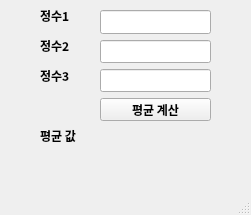
<?xml version="1.0" encoding="UTF-8"?>
<ui version="4.0">
 <class>MainWindow</class>
 <widget class="QMainWindow" name="MainWindow">
  <property name="geometry">
   <rect>
    <x>0</x>
    <y>0</y>
    <width>251</width>
    <height>215</height>
   </rect>
  </property>
  <property name="windowTitle">
   <string>MainWindow</string>
  </property>
  <widget class="QWidget" name="centralwidget">
   <widget class="QWidget" name="verticalLayoutWidget">
    <property name="geometry">
     <rect>
      <x>100</x>
      <y>10</y>
      <width>111</width>
      <height>111</height>
     </rect>
    </property>
    <property name="font">
     <font>
      <family>경기천년바탕 Bold</family>
      <weight>75</weight>
      <bold>true</bold>
     </font>
    </property>
    <layout class="QVBoxLayout" name="verticalLayout">
     <item>
      <widget class="QLineEdit" name="e_1">
       <property name="font">
        <font>
         <family>경기천년바탕 Bold</family>
         <weight>75</weight>
         <bold>true</bold>
        </font>
       </property>
      </widget>
     </item>
     <item>
      <widget class="QLineEdit" name="e_2">
       <property name="font">
        <font>
         <family>경기천년바탕 Bold</family>
         <weight>75</weight>
         <bold>true</bold>
        </font>
       </property>
      </widget>
     </item>
     <item>
      <widget class="QLineEdit" name="e_3">
       <property name="font">
        <font>
         <family>경기천년바탕 Bold</family>
         <weight>75</weight>
         <bold>true</bold>
        </font>
       </property>
      </widget>
     </item>
     <item>
      <widget class="QPushButton" name="btn">
       <property name="font">
        <font>
         <family>경기천년바탕 Bold</family>
         <weight>75</weight>
         <bold>true</bold>
        </font>
       </property>
       <property name="text">
        <string>평균 계산</string>
       </property>
      </widget>
     </item>
    </layout>
   </widget>
   <widget class="QLabel" name="label">
    <property name="geometry">
     <rect>
      <x>40</x>
      <y>10</y>
      <width>56</width>
      <height>12</height>
     </rect>
    </property>
    <property name="font">
     <font>
      <family>경기천년바탕 Bold</family>
      <weight>75</weight>
      <bold>true</bold>
     </font>
    </property>
    <property name="text">
     <string>정수1</string>
    </property>
   </widget>
   <widget class="QLabel" name="label_2">
    <property name="geometry">
     <rect>
      <x>40</x>
      <y>40</y>
      <width>56</width>
      <height>12</height>
     </rect>
    </property>
    <property name="font">
     <font>
      <family>경기천년바탕 Bold</family>
      <weight>75</weight>
      <bold>true</bold>
     </font>
    </property>
    <property name="text">
     <string>정수2</string>
    </property>
   </widget>
   <widget class="QLabel" name="label_3">
    <property name="geometry">
     <rect>
      <x>40</x>
      <y>70</y>
      <width>56</width>
      <height>12</height>
     </rect>
    </property>
    <property name="font">
     <font>
      <family>경기천년바탕 Bold</family>
      <weight>75</weight>
      <bold>true</bold>
     </font>
    </property>
    <property name="text">
     <string>정수3</string>
    </property>
   </widget>
   <widget class="QLabel" name="result">
    <property name="geometry">
     <rect>
      <x>40</x>
      <y>120</y>
      <width>131</width>
      <height>31</height>
     </rect>
    </property>
    <property name="font">
     <font>
      <family>경기천년바탕 Bold</family>
      <weight>75</weight>
      <bold>true</bold>
     </font>
    </property>
    <property name="text">
     <string>평균 값</string>
    </property>
   </widget>
  </widget>
  <widget class="QMenuBar" name="menubar">
   <property name="geometry">
    <rect>
     <x>0</x>
     <y>0</y>
     <width>251</width>
     <height>21</height>
    </rect>
   </property>
  </widget>
  <widget class="QStatusBar" name="statusbar"/>
 </widget>
 <resources/>
 <connections/>
</ui>
